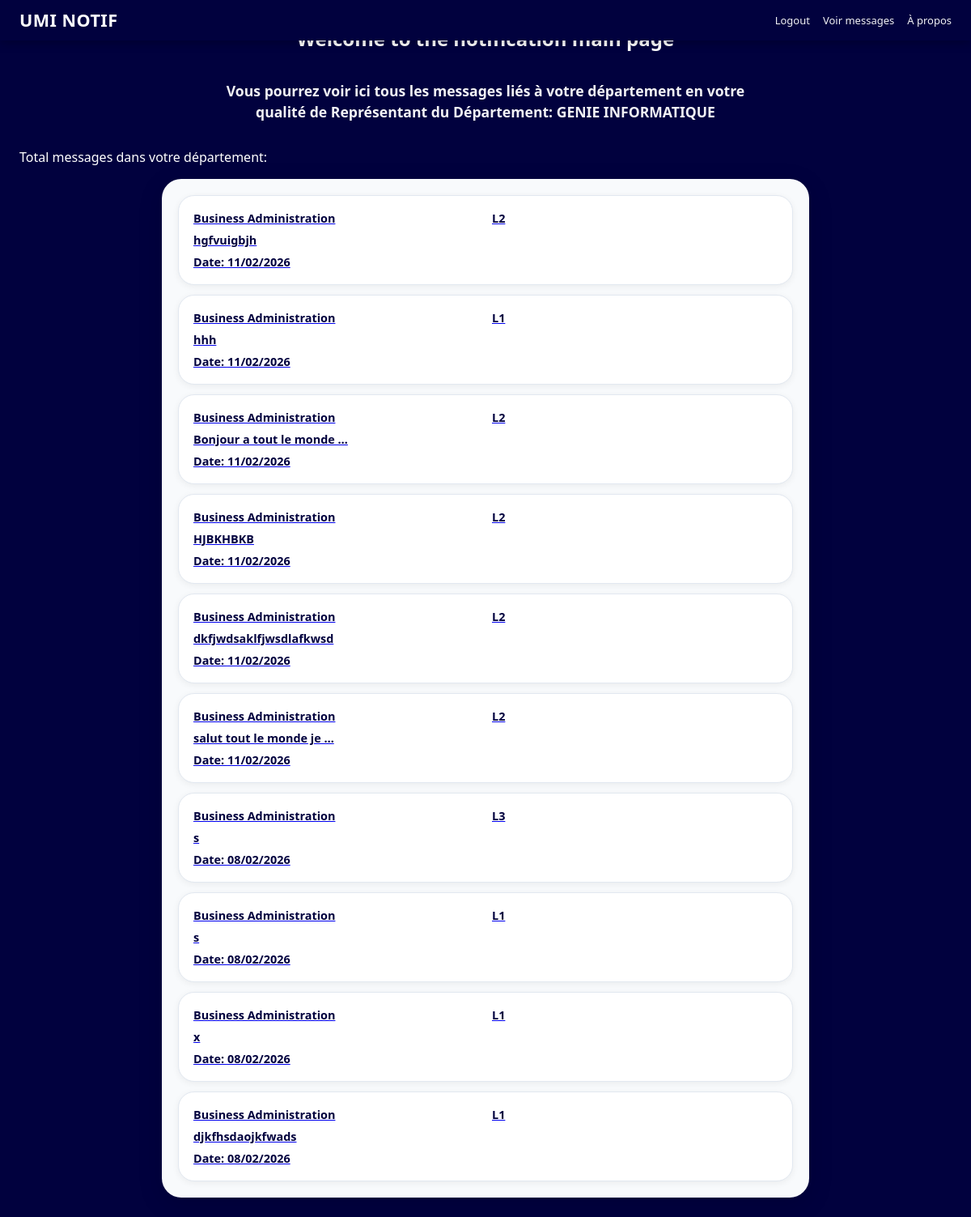
The page /notifications/department/BA/ (signed in) on the database as committed earlier.
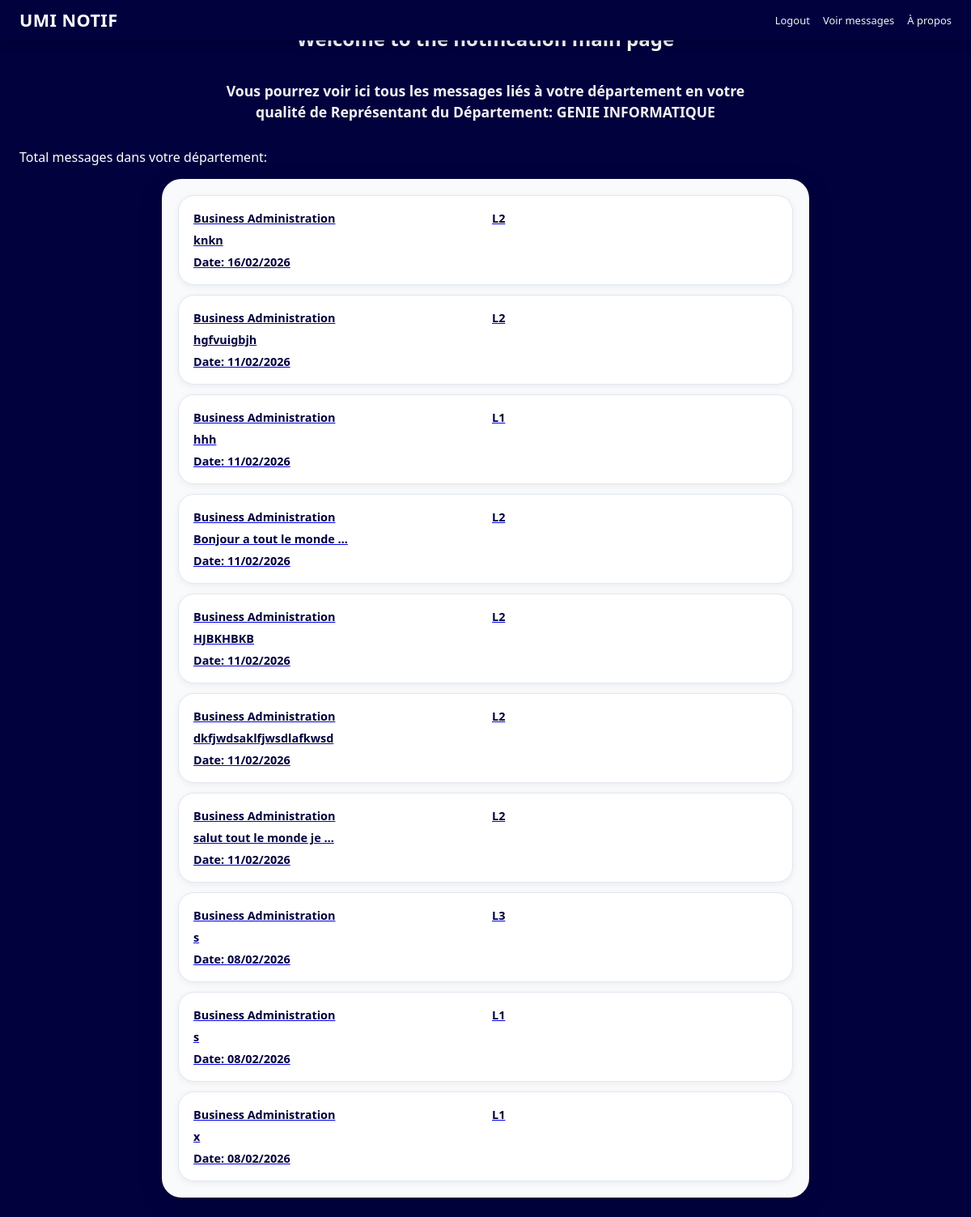
The same page on the database as committed later.
### recommandation/models.py (models this page shows, shortened)
class Message(models.Model):
    DEPARTEMENT_CHOICES = [
        ('BA', 'Business Administration'),
        ('G.CIVIL', 'Génie Civil'),
        ('BTS', 'BTS'),
        ('SEG', 'Sciences Economiques et Gestion'),
        ('GLT', 'Génie Logiciel et Transport'),
        ('D', 'Droit'),
        ('G.I', 'Génie Informatique'),
        ('JC', 'Journalisme et Communication'),
    ]
    LEVEL_CHOICES = [
        ('L1', 'L1' ),
        ('L2', 'L2' ),
        ('L3', 'L3' ),
        ('L4', 'L4' ),
        ('L5', 'L5' ),
    ]
    MESSAGE_TYPE_CHOICES = [
        ('SUG', 'Suggestion'),
        ('PLT', 'Plainte'),
        ('RMQ', 'Remarque'),
    ]
    slug = models.SlugField(unique=True)
    departement = models.CharField(max_length=20, choices=DEPARTEMENT_CHOICES,blank=False, null=False )
    level = models.CharField(max_length=2, choices=LEVEL_CHOICES, blank=False, null=False)
    message_type = models.CharField(max_length=3, choices=MESSAGE_TYPE_CHOICES, blank=False, null=False)
    content = models.TextField(max_length=1000, blank=False, null=False)
    created_at = models.DateTimeField(auto_now_add=True)

### recommandation/views.py (the view)
# urls.py: path('notifications/department/<str:departement>/', views.department_messages, name='department_messages'),
def department_messages(request, departement):
    messages_qs = Message.objects.filter(departement=departement).order_by('-created_at')
    paginator = Paginator(messages_qs, 10)
    page_number = request.GET.get("page")
    page_obj = paginator.get_page(page_number)
    return render(request, "notifs-main-page.html", {
        "messages": page_obj,
        "departement": departement,
    })

### templates/notifs-main-page.html (shortened to what this page needs)
{% extends 'base.html' %}
{% block body %}
    <div class="welcome-div">
        <h1>Welcome to the notification main page {{ request.user.last_name }}</h1>
    </div>
{% if request.user.user_type == 'EXEC' %}
    <div>
        <div class="notifs-rep-departement-container">
             <h3>Department Messages</h3>
            {% for dept_name, messages in departements.items %}
                <div class="notif-message-div">
                    <h3>{{ dept_name }} ({{ messages|length }})</h3>
                    <ul class="message-ul">
                        {% for message in messages %}
                            <a href="{% url 'message_detail' message.slug%}">
                                <li>{{ message.departement }} - {{ message.message_type }} ({{ message.created_at }})</li>
                            </a>
                        {% empty %}
                            <li>No messages in this department.</li>
                        {% endfor %}
                    </ul>
                </div>
          {% empty %}
            <p>No messages available yet.</p>
          {% endfor %}
    </div>
    </div>
{% elif request.user.user_type == 'REP' %}
    <h3>
      Vous pourrez voir ici tous les messages liés à votre département
      en votre qualité de Représentant du Département: {{ request.user.get_departement_display }}
    </h3>
    <p style="color: white;">Total messages dans votre département: {{ message_count }}</p>
    <div class="notifs-rep-departement-container">
        <div class="notifs-messages-div">
          {% for message in messages %}
            <a href="{% url 'message_detail' message.slug%}">
                <div class="notif-message-div">
                <h4>{{ message.get_departement_display }}</h4>
                <h4>{{ message.get_level_display }}</h4>
                <h4>{{ message.content|truncatewords:5 }}</h4>
                <h4>Date: {{ message.created_at|date:"d/m/Y" }}</h4>
            </div>
            </a>
          {% empty %}
            <p>No messages available yet.</p>
          {% endfor %}
        </div>
    </div>
{% else %}
    <h3>
      Vous n'avez pas accès à cette page en votre qualité de {{ request.user.get_user_type_display }}
    </h3>
{% endif %}
{% endblock %}

Rows that differ between the two databases and show on the page:
no longer on this page (row unchanged): Message: departement "Business Administration", level "L1", content "djkfhsdaojkfwads", created_at "08/02/2026"
added Message: departement "Business Administration", level "L2", content "knkn", created_at "16/02/2026"
